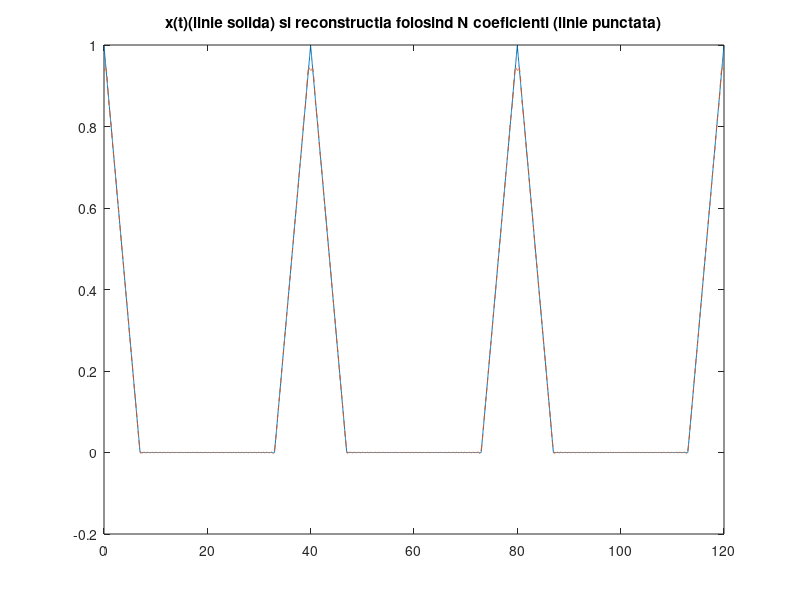
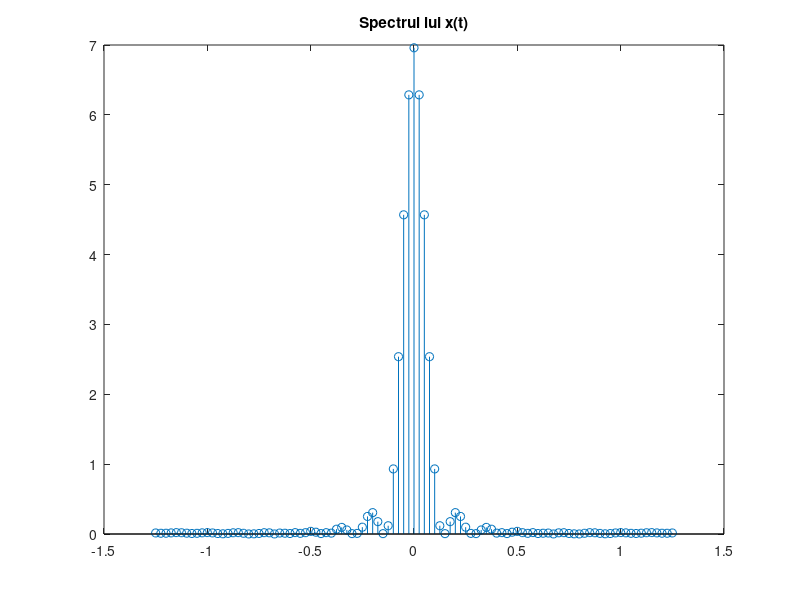

Write the MATLAB code that produced these figures, in order.
close all;
clear all;

P=40; 
D=14; 
w0=2*pi/P;
t_s=0:0.02:D; 
x_s= sawtooth((2*pi/D)*t_s,0.5)/2+0.5; 
t = 0:0.02:P-0.02; 

x = zeros(1,length(t)); 
x(t<=D)=x_s; 

temp = x(1:length(t_s)/2);
x(1:length(x)-length(t_s)/2) = x(length(t_s)/2+1:length(x));
x(length(x)-length(t_s)/2+1:length(x))=temp;
x_plot = repmat(x,1,3);

t_plot = 0:0.02:3*P-0.02; 
figure();
plot(t_plot,x_plot); 
title('x(t)(linie solida) si reconstructia folosind N coeficienti (linie punctata)');
hold on;


for k = -50:50
    x_temp = x;
    x_temp = x_temp.*exp(-j*k*w0*t);
    X(k+51) = trapz(t,x_temp);
end
    

for i = 1: length(t)
    x_rec(i) = 0;
    for k=-50:50
        x_rec(i) = x_rec(i) + (1/P)*X(k+51)*exp(j*k*w0*t(i)); 
    end
end

x_rec = repmat(x_rec,1,3);
plot(t_plot,x_rec,'--'); 

figure();

w=-50*w0:w0:50*w0; 

stem(w/(2*pi),abs(X));
title('Spectrul lui x(t)')

